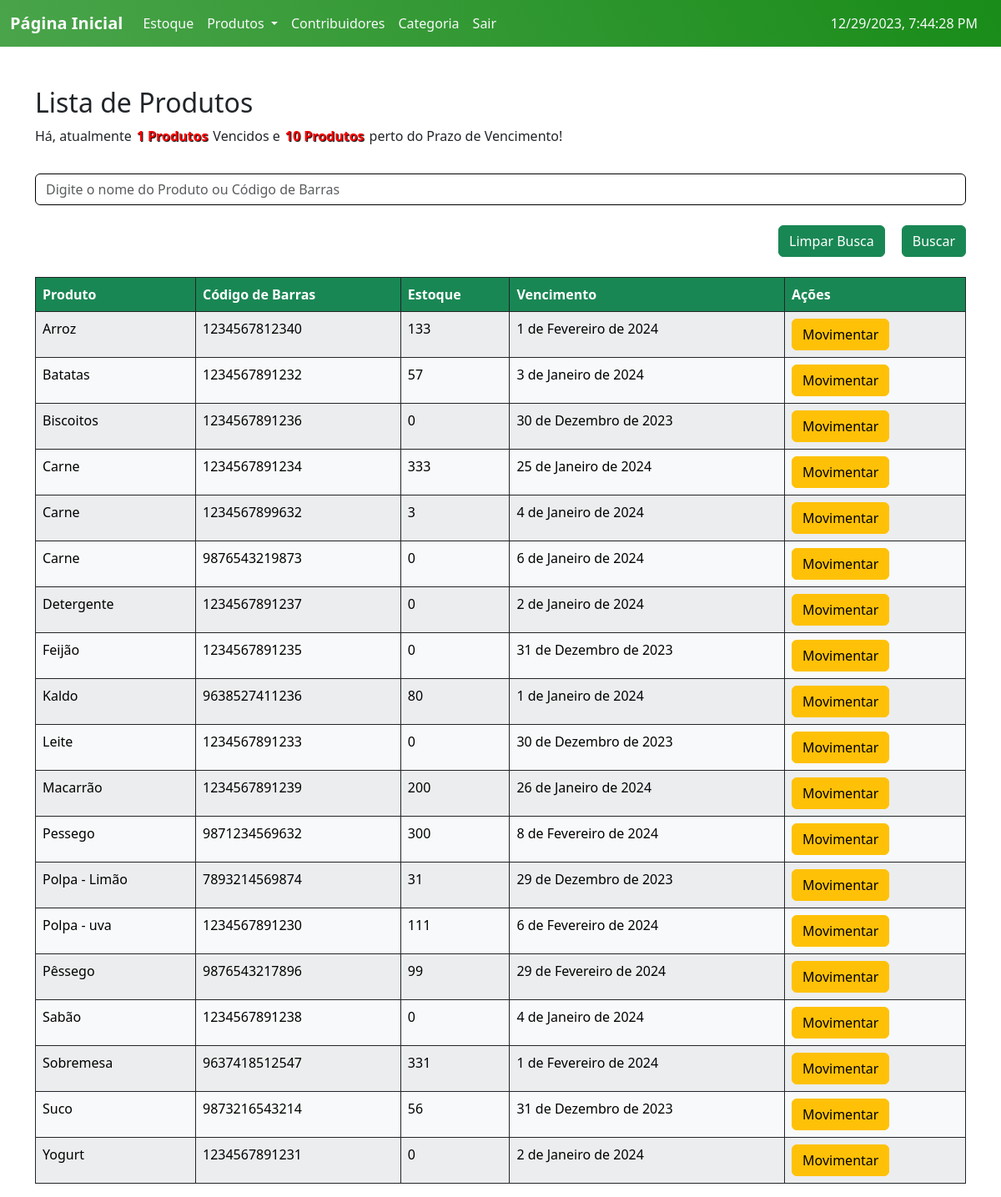
The app's page /Produtos/ (signed in) with its own data.
### ABSJ/models.py (models this page shows, shortened)
class Produto(models.Model):
    user = models.ForeignKey(User, on_delete=models.CASCADE)
    categoria = models.ForeignKey(Categoria, on_delete=models.CASCADE, null=True)
    contribuidor = models.ForeignKey(Contribuidor, on_delete=models.CASCADE, null=True)
    produto = models.CharField(max_length=200)
    codigo = models.PositiveIntegerField(unique=True)
    estoque = models.PositiveIntegerField(default=0)
    validade = models.DateField()
    tempo_ultima_atualizacao = models.DateField(default=date.today)
    quantidade_dias = models.IntegerField(default=0)
    class Meta:
        ordering = ['produto']

### ABSJ/views.py (the view, shortened to what this page needs)
# urls.py: path('Produtos/', v.produtos, name='produtos'),
@login_required
def produtos(request):
    produtos = m.Produto.objects.all()
    notifica = []
    notifica_prazo = []
    notifica_vencido = []
    hoje = date.today()
    busca = request.GET.get('busca')
    for produto in produtos:
        diferenca = (produto.validade - hoje).days
        if diferenca <= 0:
            message = format_html('<span class="error-var">{}</span> venceu na data {}!', produto.produto, produto.validade.strftime('%d/%m/%Y'))
            notifica_vencido.append((produto, produto.id, message))
            notifica.append(produto)
        elif 0 < diferenca <= 7:
            message = format_html('<span class="error-var">{}</span> está prestes a vencer na data {}!', produto.produto, produto.validade.strftime('%d/%m/%Y'))
            notifica_prazo.append((produto, produto.id, message))
            notifica.append(produto)
    return render (request, 'list_Produtos.html', {'notifica':notifica, 'notifica_prazo':notifica_prazo, 'notifica_vencido':notifica_vencido, 'produtos':produtos})

### templates/list_Produtos.html (shortened to what this page needs)
{% extends 'home.html' %}
{% load static %}
{% block content %}
<div class="container mt-5">
  <h2 class="mb-2">Lista de Produtos</h2>
  {% if notifica_prazo and notifica_vencido %}
  <p>Há, atualmente<button class="notificacao mb-3" onclick="togglePopup('vencido')">{{ notifica_vencido|length }} Produtos</button>Vencidos e<button class="notificacao" onclick="togglePopup('prazo')">{{ notifica_prazo|length }} Produtos</button>perto do Prazo de Vencimento!</p>
{% elif notifica_vencido %}
  <p>Há, atualmente<button class="notificacao mb-3" onclick="togglePopup('vencido')">{{ notifica_vencido|length }} Produtos</button>Vencidos!</p>
{% elif notifica_prazo  %}
  <p>Há, atualmente<button class="notificacao mb-3" onclick="togglePopup('prazo')">{{ notifica_prazo|length }} Produtos</button>perto do Prazo de Vencimento!</p>
{% endif %}
  <form action="{% url 'produtos' %}" method="GET">
    <input class="form-control mb-4" type="text" name="busca" placeholder="Digite o nome do Produto ou Código de Barras">
    <div class="d-flex justify-content-end mb-4">
      <a class="btn btn-success"style="margin-right: 20px;" href="{% url 'produtos' %}">Limpar Busca</a>
      <input class="btn btn-success" type="submit" value="Buscar">
    </div>
  </form>
  <div class="table-responsive">
    <table class="table table-striped table-bordered table-hover border-dark">
      <thead id="customTableHead" class="thead-dark table-custom">
        <tr>
          <th scope="col">Produto</th>
          <th scope="col">Código de Barras</th>
          <th scope="col">Estoque</th>
          <th scope="col">Vencimento</th>
          <th scope="col">Ações</th>
        </tr>
      </thead>
      <tbody>
        {% if produtos %}
          {% for p in produtos %}
            <tr class="table-light border-dark custom-links">
              <td><a href="{% url 'Produto_read' id=p.id %}" class="specific-link">{{ p.produto }}</a></td>
              <td>{{ p.codigo }}</td>
              <td>{{ p.estoque }}</td>
              <td>{{ p.validade }}</td>
              <td><a class="btn btn-warning" href="{% url 'Movimento_produto' id=p.id %}">Movimentar</a></td>
            </tr>
          {% endfor %}
        {% else %}
          <tr>
            <td class="text-center p-5" colspan="5">Sem resultados encontrados :C</td>
          </tr>
        {% endif %}
      </tbody>
    </table>
  </div>
</div>
{% endblock %}

### static/css/styles.css (style rules this page uses)
.notificacao { text-decoration: none; font-weight: bold; color: #f00; text-shadow: 1px 1px 1px #000; border: 0; background-color: inherit; }
input.form-control, select.form-select { border-color: #000000; }
.custom-links .specific-link { text-decoration: none; }
.custom-links .specific-link { color: #000000; }
#customTableHead th { background-color: #198754; color: #fff; }

### records on screen
Produto: produto "Arroz", codigo "1234567812340", estoque "133", validade "1 de Fevereiro de 2024"
Produto: produto "Batatas", codigo "1234567891232", estoque "57", validade "3 de Janeiro de 2024"
Produto: produto "Biscoitos", codigo "1234567891236", estoque "0", validade "30 de Dezembro de 2023"
Produto: produto "Carne", codigo "1234567891234", estoque "333", validade "25 de Janeiro de 2024"
Produto: produto "Carne", codigo "1234567899632", estoque "3", validade "4 de Janeiro de 2024"
Produto: produto "Carne", codigo "9876543219873", estoque "0", validade "6 de Janeiro de 2024"
Produto: produto "Detergente", codigo "1234567891237", estoque "0", validade "2 de Janeiro de 2024"
Produto: produto "Feijão", codigo "1234567891235", estoque "0", validade "31 de Dezembro de 2023"
Produto: produto "Kaldo", codigo "9638527411236", estoque "80", validade "1 de Janeiro de 2024"
Produto: produto "Leite", codigo "1234567891233", estoque "0", validade "30 de Dezembro de 2023"
Produto: produto "Macarrão", codigo "1234567891239", estoque "200", validade "26 de Janeiro de 2024"
Produto: produto "Pessego", codigo "9871234569632", estoque "300", validade "8 de Fevereiro de 2024"
Produto: produto "Polpa - Limão", codigo "7893214569874", estoque "31", validade "29 de Dezembro de 2023"
Produto: produto "Polpa - uva", codigo "1234567891230", estoque "111", validade "6 de Fevereiro de 2024"
Produto: produto "Pêssego", codigo "9876543217896", estoque "99", validade "29 de Fevereiro de 2024"
Produto: produto "Sabão", codigo "1234567891238", estoque "0", validade "4 de Janeiro de 2024"
Produto: produto "Sobremesa", codigo "9637418512547", estoque "331", validade "1 de Fevereiro de 2024"
Produto: produto "Suco", codigo "9873216543214", estoque "56", validade "31 de Dezembro de 2023"
Produto: produto "Yogurt", codigo "1234567891231", estoque "0", validade "2 de Janeiro de 2024"

### other values on screen
{{ notifica_vencido|length }} "1"
{{ notifica_prazo|length }} "10"
